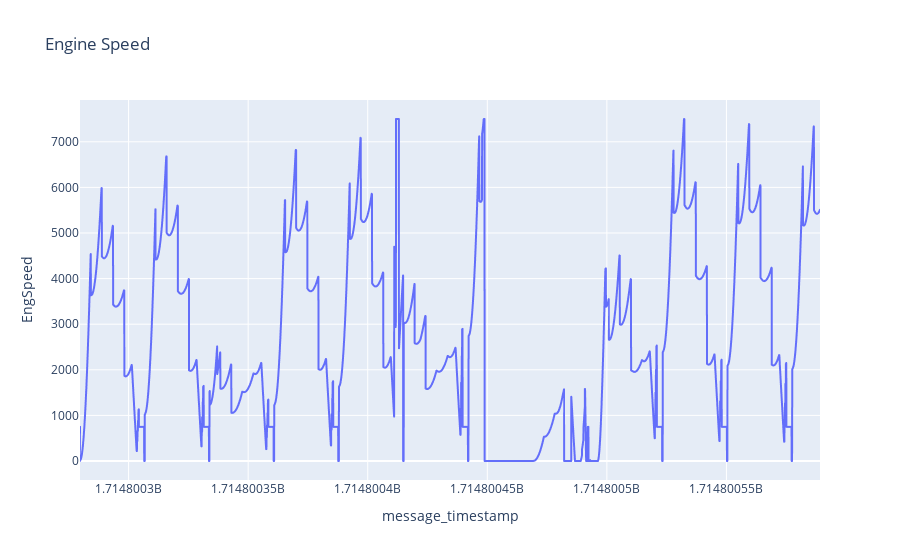

The notebook cell saved with this chart:
### Markdown cell above
### from can log file extract can message signals information to csv and plot one signal

### Code cell
import can
import cantools
import pandas as pd
import plotly.express as px

database_file_powertrain = './_data/can_powertrain.dbc'
can_log_file = './_data/can_log_file.blf'   # CAN channel 1 has powertrain data and CAN channel 0 has comfort data

can_log_file_data_obj = can.BLFReader(can_log_file)

db_obj_powertrain = cantools.db.load_file(database_file_powertrain)

engine_message_id = 100
engine_message_data = {'message_timestamp': list()}
for msg in can_log_file_data_obj:
    if msg.channel == 1 and msg.arbitration_id == engine_message_id:
        decoded_message_data = db_obj_powertrain.decode_message(msg.arbitration_id, msg.data, decode_choices=False)
        engine_message_data['message_timestamp'].append(msg.timestamp)
        for signal_name, signal_value in decoded_message_data.items():
            if signal_name not in engine_message_data.keys():
                engine_message_data[signal_name] = list()
            engine_message_data[signal_name].append(signal_value)

dataframe_engine_message = pd.DataFrame.from_dict(engine_message_data)

# export powertrain engine message to csv file
csv_export_file_engine_message = './_output/csv_engine_message.csv'
dataframe_engine_message.to_csv(csv_export_file_engine_message)

# plot engine speed from powertrain engine message
fig = px.line(dataframe_engine_message, x='message_timestamp', y='EngSpeed', title='Engine Speed')
fig.show()

### Figure 1 — Plotly figure (JSON) as saved in the notebook; plotly's stock layout.template omitted (floating-point values rounded to 4 significant figures; data arrays with more than 128 entries replaced by an {"elided": "..."} marker saying what was removed)
{"data": [{"hovertemplate": "message_timestamp=%{x}<br>EngSpeed=%{y}<extra></extra>", "legendgroup": "", "line": {"color": "#636efa", "dash": "solid"}, "marker": {"symbol": "circle"}, "mode": "lines", "name": "", "showlegend": false, "type": "scattergl", "x": {"elided": "6008 float values"}, "xaxis": "x", "y": {"elided": "6008 int values"}, "yaxis": "y"}], "layout": {"legend": {"tracegroupgap": 0}, "title": {"text": "Engine Speed"}, "xaxis": {"anchor": "y", "domain": [0, 1], "title": {"text": "message_timestamp"}}, "yaxis": {"anchor": "x", "domain": [0, 1], "title": {"text": "EngSpeed"}}}}
